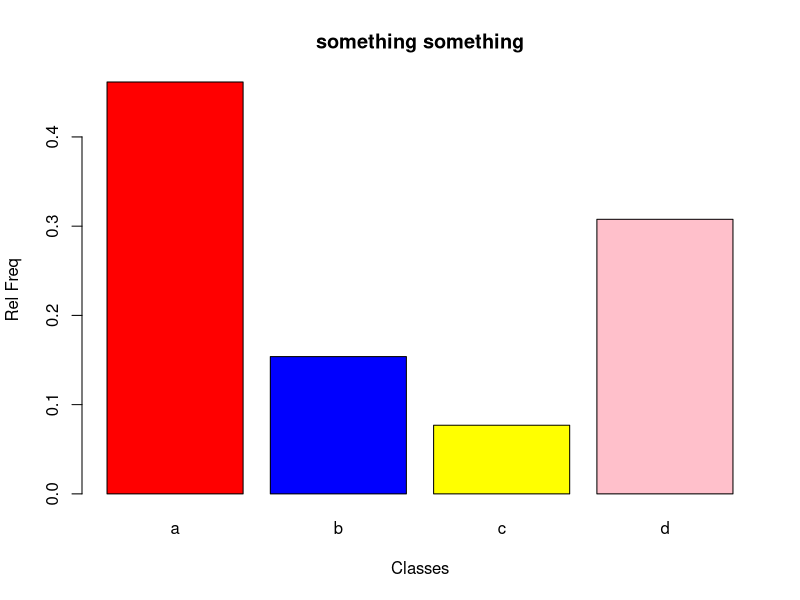

This figure's R source:
help("barplot")
q = c(1,12,12,1,12,2,3,1,2,1,1,1,12)
tq = table(q)/length(q)
tq
barplot(tq, main="something something", names.arg=c('a', 'b', 'c', 'd'), col=c("red", "blue", "yellow", "pink"), ylab="Rel Freq", xlab = "Classes")
